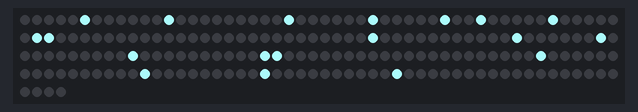
A sketch run on a simulated Arduino Uno, built with avr-gcc and run on an emulated ATmega328P. On the bench: 204 RGB LEDs in strip order, left to right, continuing on the next row. Dim RGB values are drawn brighter than linear; random numbers use the default seed unless the sketch sets one.

Above: at 0.16 s.
At 5.61 s:
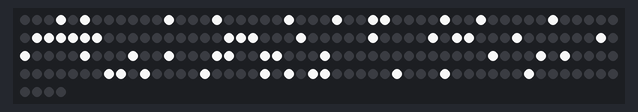
At 10.45 s:
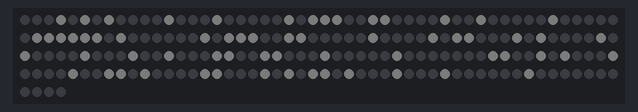
At 19.84 s:
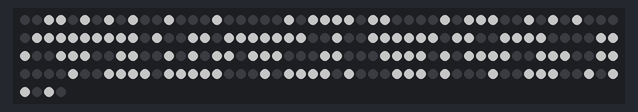
At 33.46 s:
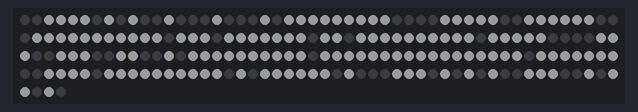
At 39.82 s:
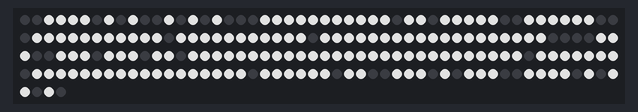

The sketch:

rainbow.ino
```cpp
/*

  NeoPixel LEDs

  modified on 7 May 2019
  by Saeed Hosseini @ Electropeak
  https://electropeak.com/learn/

*/

#include <Adafruit_NeoPixel.h>


#define PIN        6
#define NUM_LEDS 204

#define DELAYVAL 10


int list[NUM_LEDS];
int red = 255;
int green = 255;
int blue = 255;


Adafruit_NeoPixel pixels(NUM_LEDS, PIN, NEO_GRB + NEO_KHZ800);

void NeoFade(int pixel)
{
  pixels.setPixelColor(pixel, 165, 242, 243);
}


void setup() {
  pixels.begin();
}

void loop() {
  for (int i = 0; i < 20; i++) {
    int y = random(0, NUM_LEDS);
    list[i] = y;
    for (int z = 0; z < NUM_LEDS; z++) {
      if (list[z] > 0) {
        NeoFade(list[z]);
      }
    }
  }
  for (int j = 255; j > 0; j = j - 2)
  {
    pixels.setBrightness(j);
    pixels.show();
    delay(DELAYVAL);
  }
}
```
